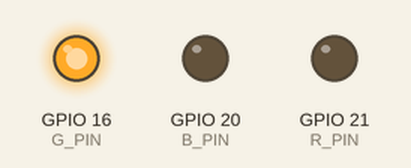
The program below on a simulated Raspberry Pi (BCM pin numbers). Shown: output pins drawn as LEDs (lit = HIGH). System figures (address, load, memory, disk, uptime) are fixed made-up values; what the program prints to the terminal is not drawn.

Above: at 0.1 s.
Timing chart, 0 to 1.6 s (numbered marks = the images above):
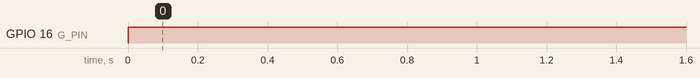

The program:

20.1-lighting-the-tri-color-LED-based-on-CPU-load.py
```python
#!/usr/bin/python

import subprocess
import psutil
import RPi.GPIO as GPIO
import time

R_PIN=21
G_PIN=16
B_PIN=20

def setup():
	GPIO.setwarnings(False)
	GPIO.cleanup()
	GPIO.setmode(GPIO.BCM)
	GPIO.setup(R_PIN, GPIO.OUT)
	GPIO.setup(G_PIN, GPIO.OUT)
	GPIO.setup(B_PIN, GPIO.OUT)

def loop():
	while True:
		cpu_usage = psutil.cpu_percent()
		print cpu_usage
		if cpu_usage < 10:
			GPIO.output(B_PIN, False)
			GPIO.output(R_PIN, False)
			GPIO.output(G_PIN, True)
			time.sleep(1)
		elif cpu_usage > 10 and cpu_usage < 40:
			GPIO.output(G_PIN, False)
			GPIO.output(R_PIN, False)
			GPIO.output(B_PIN, True)
			time.sleep(1)
		else:
			GPIO.output(G_PIN, False)
			GPIO.output(B_PIN, False)
			GPIO.output(R_PIN, True)
			time.sleep(1)

if __name__ == "__main__":
	setup()
	loop()
```

Measured:
- by itself, GPIO 16 (G_PIN): LOW → HIGH at 0.00 s
